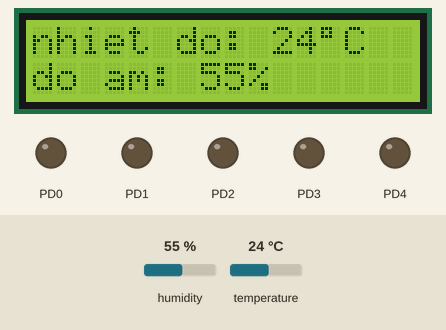
Simulated run of this program. Board: ATmega16, built with avr-gcc and emulated at 8 MHz. On the bench: 16×2 character LCD, output pins drawn as LEDs (lit = HIGH). Wiring (inferred from the names in the program): DHT11 sensor: data PB0; character LCD (HD44780): RS PD6; R/W PD5; E PD7; data PC0, PC1, PC2, PC3, PC4, PC5, PC6, PC7. Inputs (shaded band) come from the test bench; at power-on: temperature 24 °C, humidity 55 %. Pins used as bus, display or sensor lines are not drawn.

Above: at 1.2 s.
1.3 s: temperature set to 0 °C
At 1.8 s:
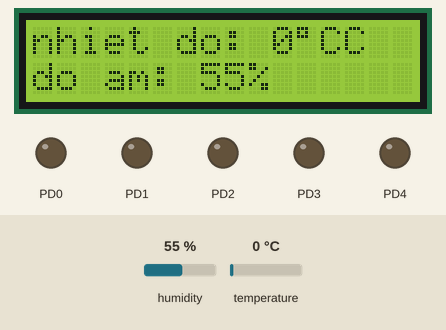
2.9 s: humidity set to 22 %
At 3.7 s:
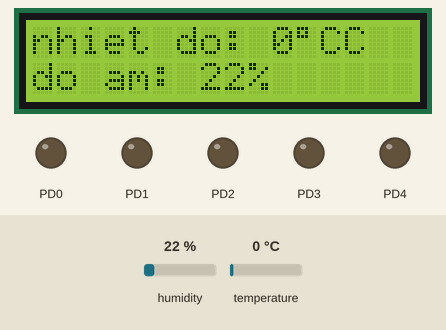
4.5 s: humidity set to 40 %
At 5.4 s:
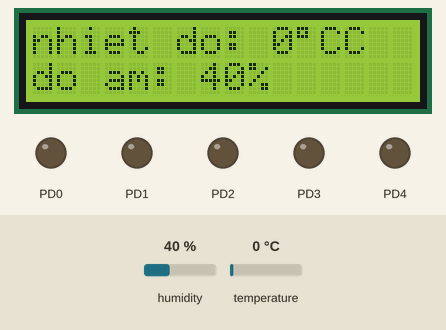
6.1 s: temperature set to 12 °C
At 7.2 s:
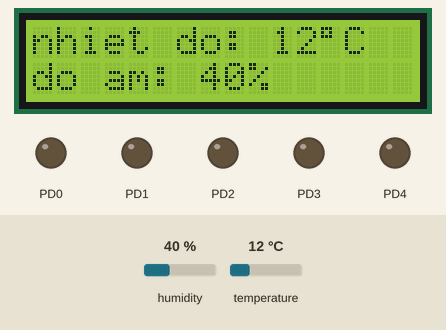
Timing chart, 0 to 8.7 s (numbered marks = the images above; inputs shaded):
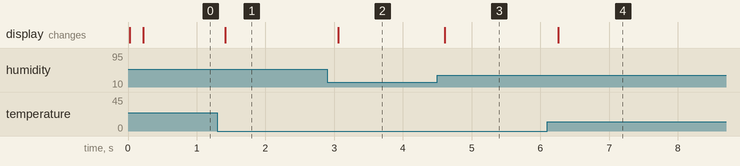

Measured:
- after the input at 1.3 s, the display: changes after 0.11 s (image 1)
- after the input at 2.9 s, the display: changes after 0.16 s (image 2)
- after the input at 4.5 s, the display: changes after 0.11 s (image 3)
- after the input at 6.1 s, the display: changes after 0.16 s (image 4)

The program:

main.cpp
```cpp
/*
 * Doan2_DHT11.cpp
 *
 * Created: 3/14/2023 8:19:38 AM
 * Author : ADMIN
 */

#define F_CPU 8000000UL

#include <avr/io.h>
#include <stdlib.h>
#include <util/delay.h>
#include <stdio.h>
#include <avr/sfr_defs.h>

#define DHT11_PIN 0

#define DB DDRB
#define DC DDRC
#define DD DDRD
#define PB PORTB
#define PC PORTC
#define PD PORTD
#define	RS PIND6
#define	RW PIND5
#define	RE PIND7

uint8_t c=0,I_RH,D_RH,I_Temp,D_Temp,CheckSum;

void Request()				/* VDK gui xung yeu cau */
{
	DB |= (1<<DHT11_PIN);
	PB &= ~(1<<DHT11_PIN);	/* cho chan PB o muc logic thap */
	_delay_ms(20);			/* cho xung thap dai 20ms */
	PB |= (1<<DHT11_PIN);	/* keo chan PB len muc logic cao*/
}

void Response()				/* nhan phan hoi tu DHT11 */
{
	DB &= ~(1<<DHT11_PIN);
	while(PINB & (1<<DHT11_PIN));        /* xung cao */
	while((PINB & (1<<DHT11_PIN))==0);   /* xung thap dai 54us */
	while(PINB & (1<<DHT11_PIN));        /* xung cao dai 80us */
}

uint8_t Receive_data()			/* ham nhan du lieu tu DHT11 */
{
	for (int q=0; q<8; q++)
	{
		while((PINB & (1<<DHT11_PIN)) == 0);  /* cho doan tin hieu xung thap */
		_delay_us(30);
		if(PINB & (1<<DHT11_PIN))/* neu xung cao dai hon 30us */
		{
			c = (c<<1)|(0x01);	/* thi gia tri logic tra ve co gia tri 1 */
		}
		else			/* neu khong gia tri logic tra ve la 0 */
		{
			c = (c<<1);
		}
		while(PINB & (1<<DHT11_PIN));
	}
	return c;
}

void setup_lcd(unsigned char x) {
	PC = x;
	PD &=~(1<<RS);  // RS = 0 chon thanh ghi lenh IR
	PD &=~(1<<RW);  // RW = 0 hoat dong o che do ghi
	PD |=(1<<RE);  // RE = 1 bat dau khung truyen
	_delay_us(1);
	PD &=~(1<<RE);  // RE = 0 ket thuc khung truyen
	_delay_ms(3);
}

void display_char(unsigned char x) {
	PC = x;
	PD |=(1<<RS);  // RS = 1 chon thanh ghi DR
	PD &=~(1<<RW);  // RW = 0 hoat dong o che do ghi
	PD |=(1<<RE);  // RE = 1 bat dau khung truyen
	_delay_us(1);
	PD &=~(1<<RE);  // RE = 0 ket thuc khung truyen
	_delay_ms(2);
}

void khoitao(void) {
	DC = 0XFF;  //output du lieu
	DD = 0XFF;
	_delay_ms(20);
	setup_lcd(0x38);  // truyen 8 bit va su dung 2 hang
	setup_lcd(0x0C);  //bat man hinh va tat con tro
	setup_lcd(0x06);  // con tro dich phai
	setup_lcd(0x01);  // xoa man hinh
	setup_lcd(0x80);  // dua con tro ve vi tri ban dau
}

void display_string(char *str) {  // ham hien thi chuoi ky tu
	for (int i = 0; str[i] != 0; i++) {
		display_char(str[i]);
	}
}

void display_stringxy(char row, char pos, char *str) {
	if (row == 0 && pos < 16) {
		setup_lcd((pos & 0x0F) | 0x80);
	}
	else if (row == 1 && pos < 16) {
		setup_lcd((pos & 0x0F) | 0xC0);
	}
	display_string(str);
}

void clear_lcd() {
	setup_lcd(0x01);
	setup_lcd(0x80);
}


int main(void)
{
    khoitao();
    char nhietdo[5];
    char doam[5];

    _delay_ms(100);

    while (1)
    {
		Request();		/* gui xung yeu cau */
		Response();		/* nhan phan hoi */
		I_RH=Receive_data();	/* luu 8 bit dau tien vao I_RH */
		D_RH=Receive_data();	/* luu 8 bit tiep theo vao D_RH */
		I_Temp=Receive_data();	/* luu 8 bit tiep theo vao I_Temp */
		D_Temp=Receive_data();	/* luu 8 bit tiep theo vao D_Temp */
		CheckSum=Receive_data();/* luu 8 bit tiep theo vao CheckSum */


		if ((I_RH + D_RH + I_Temp + D_Temp) != CheckSum)
		{
			display_stringxy(0, 0, "ERROR!!");
		}
		else
		{
			display_stringxy(0, 0, "nhiet do: ");
			sprintf(nhietdo,"%d\337C", I_Temp);
			display_stringxy(0, 10, nhietdo);

			display_stringxy(1, 0, "do am: ");
			sprintf(doam,"%d ", I_RH);
			display_stringxy(1, 7, doam);
			display_stringxy(1, 9, "%");
		}

		_delay_ms(10);
    }
}
```
